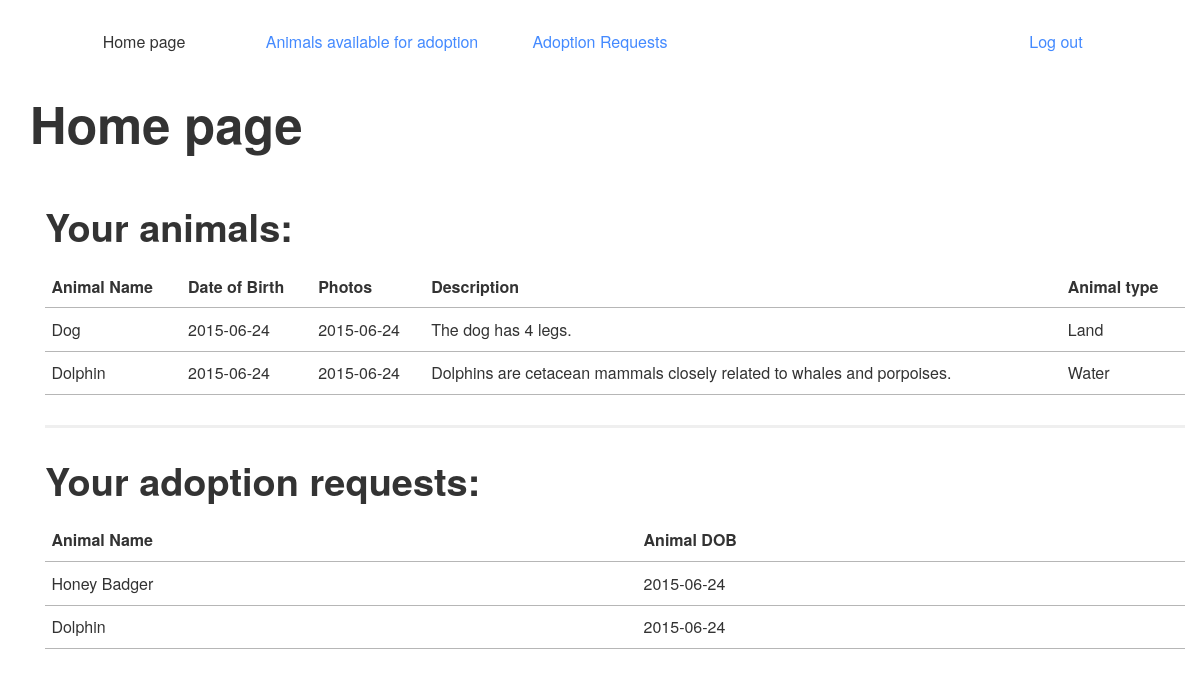
Screenshot of /userHomePage.php (signed in) with the database file from the repository.
### tables this page shows
CREATE TABLE IF NOT EXISTS `animal` (
  `animalId` int(11) unsigned NOT NULL AUTO_INCREMENT,
  `name` varchar(35) NOT NULL,
  `dateofbirth` datetime NOT NULL,
  `description` varchar(255) DEFAULT NULL,
  `animalType` varchar(50) NOT NULL,
  `photo` varchar(500) DEFAULT NULL,
  `available` tinyint(1) DEFAULT NULL,
  PRIMARY KEY (`animalId`),
  UNIQUE KEY `animalId` (`animalId`)
);

### userHomePage.php (the view, shortened to what this page needs)
<!DOCTYPE html>
<html lang="en" xmlns="http://www.w3.org/1999/xhtml">
<head>
	<link rel="stylesheet" href="baseguide-master/css/baseguide.min.css">
	<link rel="stylesheet" href="baseguide-master/css/demo.css">
</head>
<body>
<section id="userSection"  class="container">
	<nav>
		<ul class="list-equal">
			<li>Home page</li>
			<li><a href="/coursework/userAvailableAdoptionPage.php">Animals available for adoption</a></li>
			<li><a href="/coursework/userAdoptionRequests.php">Adoption Requests</a></li>
			<li><a href="#"></a></li>
			<li><a href="/coursework/log_out.php">Log out</a></li>
		</ul>
	</nav>
	<h1>Home page</h1>
	<div id="userHomePage" class="container" style="margin-right: 0; margin-left: 0;">
		<section id="userAnimals">
			<h2>Your animals:</h2>
				<?php
				$result = mysqli_query($link, "SELECT * FROM animal WHERE available = 1");
					echo "<table class='table'>
						   <tr>
						   <th>Animal Name</th>
						   <th>Date of Birth</th>
						   <th>Photos</th>
						   <th>Description</th>
						   <th>Animal type</th></tr>";
					foreach($result as $row) {
						$row['dateofbirth'] = date("Y-m-d");
						echo "<tr>";
						echo '<td>' . $row['name'] . "</td>";
						echo '<td>' . $row['dateofbirth'] . "</td>";
						echo '<td>' . $row['dateofbirth'] . "</td>";
						echo '<td>' . $row['description'] . "</td>";
						echo '<td>' . $row['animalType'] . "</td>";
						echo "</tr>";
					}
					echo "</table>";
				?>
		</section>
		<section id="adoptionRequest">
			<h2>Your adoption requests:</h2>
				<?php
				$result = mysqli_query($link, 'SELECT * FROM animal a, own o WHERE a.animalId = o.animalId and o.userId = ' . $_SESSION['user']);
					echo "<table class='table'>
						   <tr>
						   <th>Animal Name</th>
						   <th>Animal DOB</th>
						   </tr>";
					foreach($result as $row) {
						$row['dateofbirth'] = date("Y-m-d");
						echo "<tr>";
						echo '<td>' . $row['name'] . "</td>";
						echo '<td>' . $row['dateofbirth'] . "</td>";
						echo "</tr>";
					}
					echo "</table>";
				?>
		</section>
	</div>
</section>
</body>
</html>

### baseguide-master/css/demo.css (style rules this page uses)
section { margin-top: 15px; padding-top: 15px; border-top: 0.2em solid #efefef; }
section:first-child { margin-top: 0; border-top: 0; }
@media (min-width: 48em) { section { margin-top: 30px; padding-top: 30px; } }

### rows the page displays
animal: name "Dog", dateofbirth "2015-06-24", description "The dog has 4 legs.", animalType "Land"
animal: name "Dolphin", dateofbirth "2015-06-24", description "Dolphins are cetacean mammals closely related to whales and porpoises.", animalType "Water"
animal: name "Honey Badger", dateofbirth "2015-06-24"
